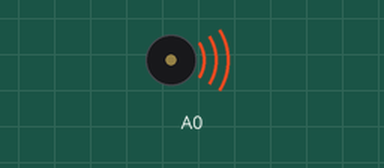
Bench run of a sketch on a simulated Arduino Uno, built with avr-gcc and run on an emulated ATmega328P. On the bench: buzzer (waves = sounding). What the sketch prints to the serial monitor is not drawn.

Above: at 0.1 s.
Timing chart, 0 to 1.6 s (numbered marks = the images above):
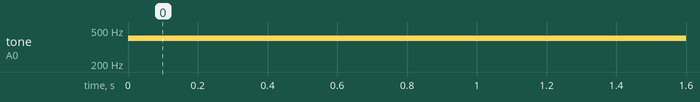

The sketch:

tone_libary_21.11.2023.ino
```cpp
unsigned long i= 0;

void setup() {
  // put your setup code here, to run once:
  Serial.begin(115200);
}

void loop() {
  // put your main code here, to run repeatedly:

  tone(A0, 400);

  i++;
  if(i > 2000){
    Serial.println("Hi");
    i = 0;
  }


  /*Tone* m_t = new Tone(digitalPinToPinName(pin), frequency, duration);
	m_t->start();
  //time
  m_t->stop();
  delete m_t;*/

}
```

Measured:
- by itself, tone on A0: silent → 400 Hz at 0.00 s
